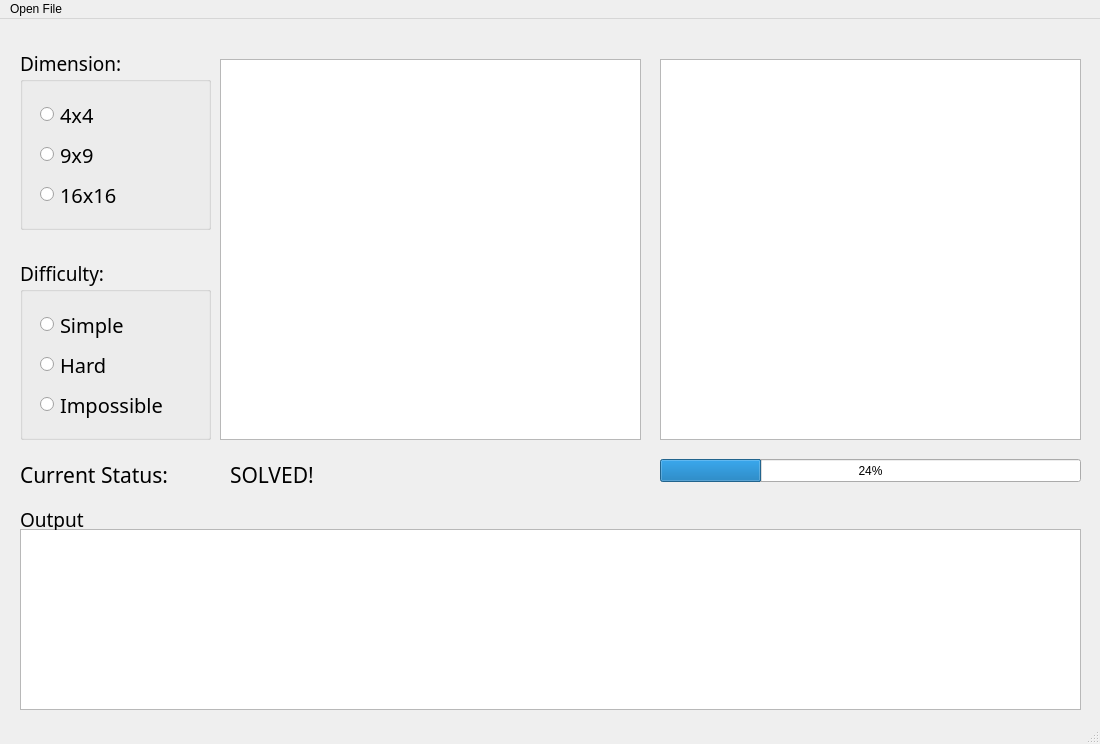
<?xml version="1.0" encoding="UTF-8"?>
<ui version="4.0">
 <class>MainWindow</class>
 <widget class="QMainWindow" name="MainWindow">
  <property name="geometry">
   <rect>
    <x>0</x>
    <y>0</y>
    <width>1100</width>
    <height>744</height>
   </rect>
  </property>
  <property name="windowTitle">
   <string>MainWindow</string>
  </property>
  <widget class="QWidget" name="centralwidget">
   <widget class="QWidget" name="gridLayoutWidget">
    <property name="geometry">
     <rect>
      <x>220</x>
      <y>40</y>
      <width>421</width>
      <height>381</height>
     </rect>
    </property>
    <layout class="QGridLayout" name="SudokuToSolve">
     <item row="0" column="0">
      <widget class="QTableWidget" name="tableWidget"/>
     </item>
    </layout>
   </widget>
   <widget class="QGroupBox" name="Dimension">
    <property name="geometry">
     <rect>
      <x>20</x>
      <y>30</y>
      <width>191</width>
      <height>181</height>
     </rect>
    </property>
    <property name="font">
     <font>
      <family>Bodoni MT</family>
      <pointsize>14</pointsize>
     </font>
    </property>
    <property name="title">
     <string>Dimension:</string>
    </property>
    <widget class="QRadioButton" name="Btn16x16">
     <property name="geometry">
      <rect>
       <x>20</x>
       <y>130</y>
       <width>91</width>
       <height>31</height>
      </rect>
     </property>
     <property name="font">
      <font>
       <family>Bodoni MT</family>
       <pointsize>15</pointsize>
      </font>
     </property>
     <property name="text">
      <string>16x16</string>
     </property>
     <attribute name="buttonGroup">
      <string notr="true">buttonGroup</string>
     </attribute>
    </widget>
    <widget class="QRadioButton" name="Btn4x4">
     <property name="geometry">
      <rect>
       <x>20</x>
       <y>50</y>
       <width>91</width>
       <height>31</height>
      </rect>
     </property>
     <property name="font">
      <font>
       <family>Bodoni MT</family>
       <pointsize>15</pointsize>
      </font>
     </property>
     <property name="text">
      <string>4x4</string>
     </property>
     <attribute name="buttonGroup">
      <string notr="true">buttonGroup</string>
     </attribute>
    </widget>
    <widget class="QRadioButton" name="Btn9x9">
     <property name="geometry">
      <rect>
       <x>20</x>
       <y>90</y>
       <width>91</width>
       <height>31</height>
      </rect>
     </property>
     <property name="font">
      <font>
       <family>Bodoni MT</family>
       <pointsize>15</pointsize>
      </font>
     </property>
     <property name="text">
      <string>9x9</string>
     </property>
     <attribute name="buttonGroup">
      <string notr="true">buttonGroup</string>
     </attribute>
    </widget>
   </widget>
   <widget class="QGroupBox" name="Difficulty">
    <property name="geometry">
     <rect>
      <x>20</x>
      <y>240</y>
      <width>191</width>
      <height>181</height>
     </rect>
    </property>
    <property name="font">
     <font>
      <family>Bodoni MT</family>
      <pointsize>14</pointsize>
     </font>
    </property>
    <property name="title">
     <string>Difficulty:</string>
    </property>
    <widget class="QRadioButton" name="BtnImpossible">
     <property name="geometry">
      <rect>
       <x>20</x>
       <y>130</y>
       <width>141</width>
       <height>31</height>
      </rect>
     </property>
     <property name="font">
      <font>
       <family>Bodoni MT</family>
       <pointsize>15</pointsize>
      </font>
     </property>
     <property name="text">
      <string>Impossible</string>
     </property>
    </widget>
    <widget class="QRadioButton" name="BtnSimple">
     <property name="geometry">
      <rect>
       <x>20</x>
       <y>50</y>
       <width>91</width>
       <height>31</height>
      </rect>
     </property>
     <property name="font">
      <font>
       <family>Bodoni MT</family>
       <pointsize>15</pointsize>
      </font>
     </property>
     <property name="text">
      <string>Simple</string>
     </property>
    </widget>
    <widget class="QRadioButton" name="BtnHard">
     <property name="geometry">
      <rect>
       <x>20</x>
       <y>90</y>
       <width>91</width>
       <height>31</height>
      </rect>
     </property>
     <property name="font">
      <font>
       <family>Bodoni MT</family>
       <pointsize>15</pointsize>
      </font>
     </property>
     <property name="text">
      <string>Hard</string>
     </property>
    </widget>
   </widget>
   <widget class="QWidget" name="gridLayoutWidget_2">
    <property name="geometry">
     <rect>
      <x>660</x>
      <y>40</y>
      <width>421</width>
      <height>381</height>
     </rect>
    </property>
    <layout class="QGridLayout" name="SudokuSolved">
     <item row="0" column="0">
      <widget class="QTableWidget" name="tableWidget_2"/>
     </item>
    </layout>
   </widget>
   <widget class="QTextEdit" name="OutputText">
    <property name="geometry">
     <rect>
      <x>20</x>
      <y>510</y>
      <width>1061</width>
      <height>181</height>
     </rect>
    </property>
   </widget>
   <widget class="QLabel" name="OutputLabel">
    <property name="geometry">
     <rect>
      <x>20</x>
      <y>490</y>
      <width>81</width>
      <height>21</height>
     </rect>
    </property>
    <property name="font">
     <font>
      <family>Bodoni MT</family>
      <pointsize>14</pointsize>
     </font>
    </property>
    <property name="text">
     <string>Output</string>
    </property>
   </widget>
   <widget class="QLabel" name="StatusLabel">
    <property name="geometry">
     <rect>
      <x>20</x>
      <y>440</y>
      <width>151</width>
      <height>31</height>
     </rect>
    </property>
    <property name="font">
     <font>
      <family>Bodoni MT</family>
      <pointsize>16</pointsize>
     </font>
    </property>
    <property name="text">
     <string>Current Status: </string>
    </property>
   </widget>
   <widget class="QProgressBar" name="progressBar">
    <property name="geometry">
     <rect>
      <x>660</x>
      <y>440</y>
      <width>421</width>
      <height>23</height>
     </rect>
    </property>
    <property name="value">
     <number>24</number>
    </property>
   </widget>
   <widget class="QLabel" name="StatusText">
    <property name="geometry">
     <rect>
      <x>230</x>
      <y>440</y>
      <width>171</width>
      <height>31</height>
     </rect>
    </property>
    <property name="font">
     <font>
      <family>Bodoni MT</family>
      <pointsize>16</pointsize>
     </font>
    </property>
    <property name="text">
     <string>SOLVED!</string>
    </property>
   </widget>
  </widget>
  <widget class="QMenuBar" name="menubar">
   <property name="geometry">
    <rect>
     <x>0</x>
     <y>0</y>
     <width>1100</width>
     <height>21</height>
    </rect>
   </property>
   <widget class="QMenu" name="menuAdd_file">
    <property name="title">
     <string>Open File</string>
    </property>
    <addaction name="openGUIFile"/>
    <addaction name="separator"/>
    <addaction name="openAdjacencyMatrix"/>
    <addaction name="openSudokuHelper"/>
    <addaction name="openVertex"/>
    <addaction name="openSudoku"/>
    <addaction name="openDriver"/>
   </widget>
   <addaction name="menuAdd_file"/>
  </widget>
  <widget class="QStatusBar" name="statusbar"/>
  <action name="openGUIFile">
   <property name="text">
    <string>GUI File</string>
   </property>
  </action>
  <action name="openAdjacencyMatrix">
   <property name="text">
    <string>Adjacency Matrix</string>
   </property>
  </action>
  <action name="openSudokuHelper">
   <property name="text">
    <string>SudokuHelper</string>
   </property>
  </action>
  <action name="openVertex">
   <property name="text">
    <string>Vertex</string>
   </property>
  </action>
  <action name="openSudoku">
   <property name="text">
    <string>Sudoku</string>
   </property>
  </action>
  <action name="openDriver">
   <property name="text">
    <string>Driver</string>
   </property>
  </action>
 </widget>
 <resources/>
 <connections/>
 <buttongroups>
  <buttongroup name="buttonGroup"/>
 </buttongroups>
</ui>
